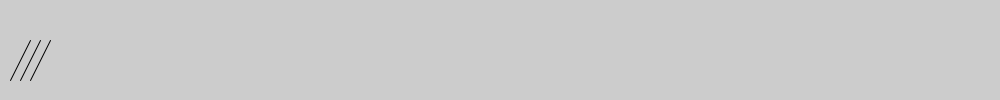
Frame 1 (no input)
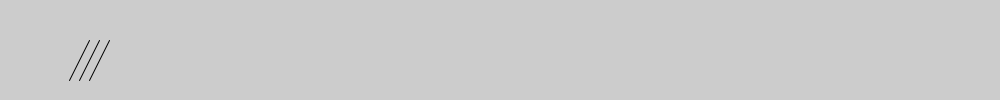
Frame 60 (the mouse pressed at the canvas centre just before this capture)
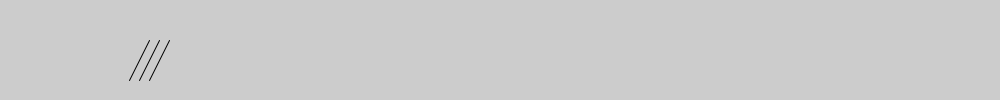
Frame 120 (the mouse held since frame 60 and released just before this capture)

The Processing sketch that drew these frames (run headless with seeded random() and noise(); from frame 60 on, the mouse is pressed at the canvas centre):

// Processing sketch: processing_133989
// ── processing_133989.pde

float x = 10;
int y = 80;

void setup() {
  size(1000, 100);
}


void draw() {
  background(204);
  line(x, y, x+20, y-40);
  line(x+10, y, x+30, y-40);
  line(x+20, y, x+40, y-40);
  x = x+1;
  println(x);
  if (x>1000) {
    x = -40;
  }
}
